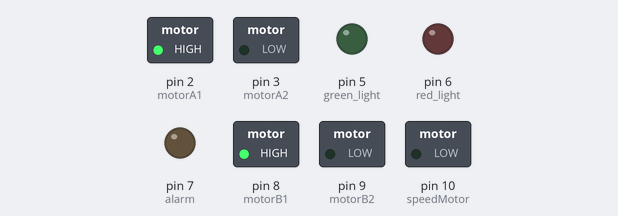
A sketch run on a simulated Arduino Uno, built with avr-gcc and run on an emulated ATmega328P. Parts: switched loads named in the sketch (green lamp = pin HIGH), output pins drawn as LEDs (lit = HIGH). What the sketch prints to the serial monitor is not drawn.

Above: at 0.1 s.
Timing chart, 0 to 1.6 s (numbered marks = the images above):
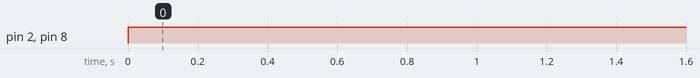

The sketch:

ros2_control.ino
```cpp
// Pin definitions
#define alarm 7
#define red_light 6
#define green_light 5
#define motorA1 2
#define motorA2 3
#define motorB1 8
#define motorB2 9
#define speedMotor 10

#define leftEncoderPin 18
#define rightEncoderPin 19

// Encoder tick counts
volatile long leftTicks = 0;
volatile long rightTicks = 0;

long lastSentLeftTicks = 0;
long lastSentRightTicks = 0;

unsigned long lastSendTime = 0;
const unsigned long sendInterval = 100; // Send encoder data every 100ms

// Motor speed variables
float leftSpeedCmd = 0.0;  // Range: -1.0 to 1.0
float rightSpeedCmd = 0.0; // Range: -1.0 to 1.0

// PWM limits
const int pwmMax = 255;

// Function prototypes
void parseSerialCommand();
void updateMotors();
void sendEncoderCounts();

void setup() {
  Serial.begin(115200);

  pinMode(alarm, OUTPUT);
  pinMode(red_light, OUTPUT);
  pinMode(green_light, OUTPUT);

  pinMode(motorA1, OUTPUT); pinMode(motorA2, OUTPUT);
  pinMode(motorB1, OUTPUT); pinMode(motorB2, OUTPUT);
  pinMode(speedMotor, OUTPUT);
  analogWrite(speedMotor, 200); // Base PWM speed, can be adjusted

  pinMode(leftEncoderPin, INPUT_PULLUP);
  pinMode(rightEncoderPin, INPUT_PULLUP);
  attachInterrupt(digitalPinToInterrupt(leftEncoderPin), countLeft, RISING);
  attachInterrupt(digitalPinToInterrupt(rightEncoderPin), countRight, RISING);
}

void loop() {
  // Parse incoming serial commands for motor control
  parseSerialCommand();

  // Update motor PWM signals based on commands
  updateMotors();

  // Periodically send encoder counts for odometry
  unsigned long now = millis();
  if (now - lastSendTime >= sendInterval) {
    sendEncoderCounts();
    lastSendTime = now;
  }
}

// Parse serial input for motor commands
void parseSerialCommand() {
  while (Serial.available()) {
    String line = Serial.readStringUntil('\n');
    line.trim();
    if (line.length() == 0)
      continue;

    // Expected format: "R<speed>,L<speed>"
    int rIndex = line.indexOf('R');
    int lIndex = line.indexOf('L');

    if (rIndex != -1 && lIndex != -1) {
      float rSpeed = 0.0, lSpeed = 0.0;

      // Parse right speed
      int commaIndex = line.indexOf(',', rIndex);
      if (commaIndex != -1) {
        String rStr = line.substring(rIndex + 1, commaIndex);
        rSpeed = rStr.toFloat();
      }

      // Parse left speed
      int endIdx = line.length();
      String lStr = line.substring(lIndex + 1, endIdx);
      lSpeed = lStr.toFloat();

      // Clamp speeds to -1.0 to 1.0
      rSpeed = constrain(rSpeed, -1.0, 1.0);
      lSpeed = constrain(lSpeed, -1.0, 1.0);

      // Update motor commands
      leftSpeedCmd = lSpeed;
      rightSpeedCmd = rSpeed;
    }
  }
}

// Update motor PWM signals based on command speeds
void updateMotors() {
  // Left motor
  if (leftSpeedCmd >= 0) {
    digitalWrite(motorA1, HIGH);
    digitalWrite(motorA2, LOW);
  } else {
    digitalWrite(motorA1, LOW);
    digitalWrite(motorA2, HIGH);
  }
  analogWrite(speedMotor, (int)(abs(leftSpeedCmd) * pwmMax));

  // Right motor
  if (rightSpeedCmd >= 0) {
    digitalWrite(motorB1, HIGH);
    digitalWrite(motorB2, LOW);
  } else {
    digitalWrite(motorB1, LOW);
    digitalWrite(motorB2, HIGH);
  }
  // You can consider separate PWM if your hardware supports it
  // For simplicity, using same PWM for both
}

// Interrupt routines for encoder
void countLeft() {
  leftTicks++;
}

void countRight() {
  rightTicks++;
}

// Send encoder counts over serial
void sendEncoderCounts() {
  Serial.print("L:");
  Serial.print(leftTicks);
  Serial.print(" R:");
  Serial.println(rightTicks);
}
```

Measured:
- by itself, pin 2 (motorA1), pin 8 (motorB1): LOW → HIGH at 0.00 s
